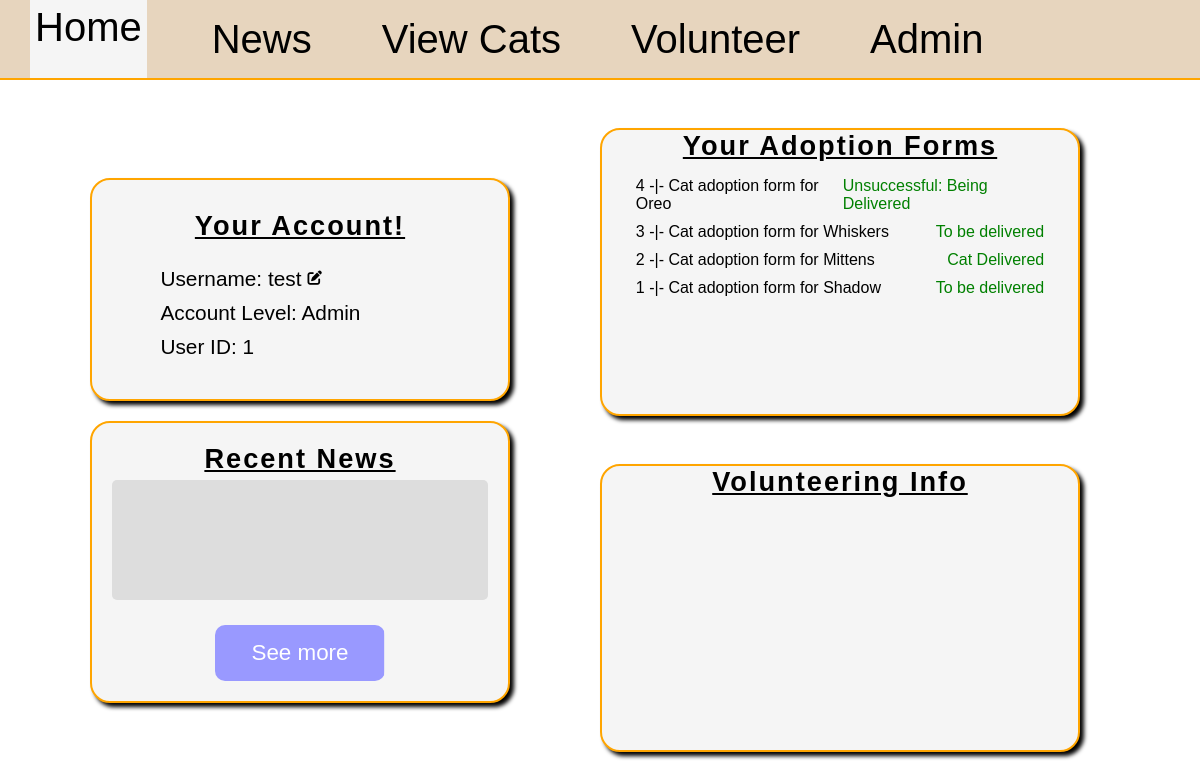
Page /home/1 on the earlier database version.
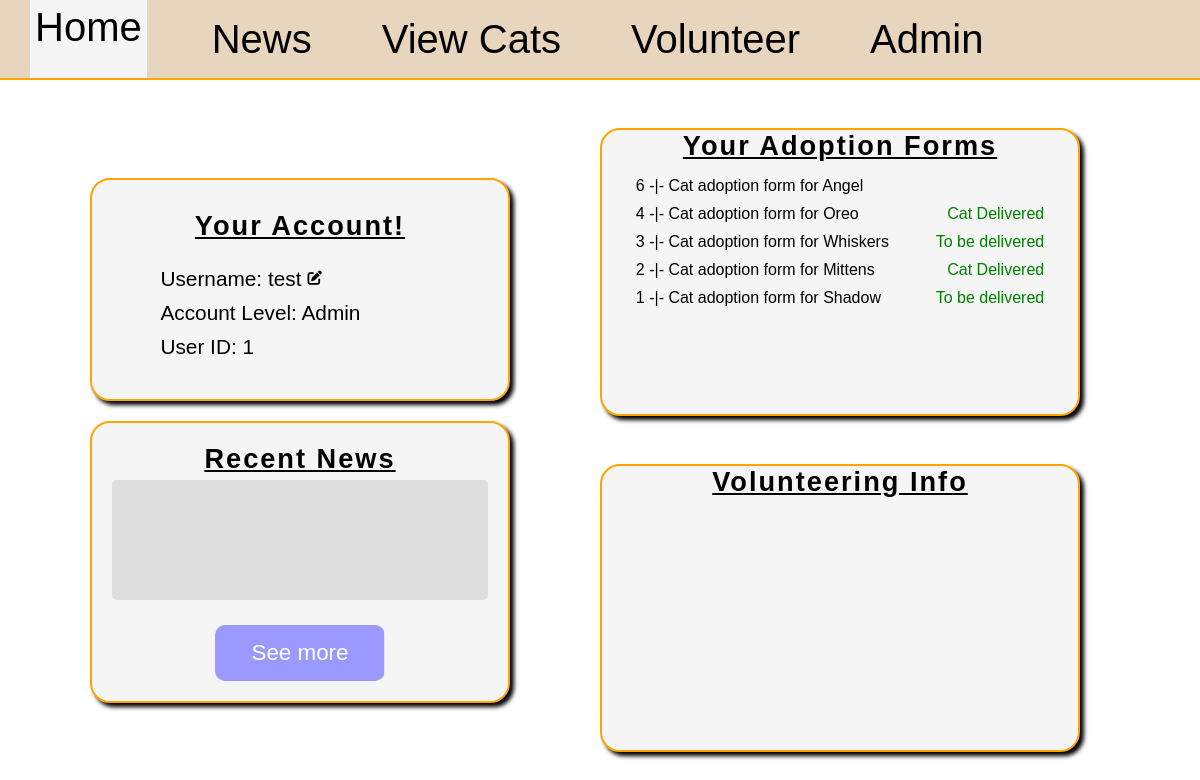
Same page on the later database version.
### db_management.py (models this page shows)
class AdoptionForm(db.Model):
	id = db.Column(db.Integer, primary_key=True)
	address = db.Column(db.String(30), nullable=False)
	other_pets = db.Column(db.Integer, nullable=False)
	reason = db.Column(db.String(100), nullable=False)
	cat_id = db.Column(db.Integer, db.ForeignKey('cat.id'), nullable=False)
	user_id = db.Column(db.Integer, db.ForeignKey('user.id'), nullable=False)
	review = db.relationship('AdoptionFormReview', backref='form', uselist=False)

class Cat(db.Model):
	id = db.Column(db.Integer, primary_key=True)
	name = db.Column(db.String(25), nullable=False)
	bio = db.Column(db.String(100), nullable=False)
	age = db.Column(db.Integer, nullable=False)
	gender = db.Column(db.String(1), nullable=False)
	image = db.Column(db.String(100))
	room = db.Column(db.String(2))
	adopted = db.Column(db.Boolean, nullable=False, default=False)
	forms = db.relationship('AdoptionForm', backref='cat', lazy=True)
	transport = db.relationship('CatTransport', backref='cat', lazy=True, uselist=False)

class AdoptionFormReview(db.Model):
	id = db.Column(db.Integer, primary_key=True)
	status = db.Column(db.String(30), nullable=False)
	reason = db.Column(db.String(30))
	form_id = db.Column(db.Integer, db.ForeignKey('adoption_form.id'), unique=True, nullable=False)

### main.py (the view)
@app.route('/home/<int:id>', methods=["GET", "POST"])
def home(id):
	user = User.query.filter(User.id==id).first()
	form = UsernameForm()
	newest_news = News.query.order_by(News.id.desc()).first()
	user_adoptions = AdoptionForm.query.filter(AdoptionForm.user_id==id).all()
	user_applications = VolunteerRequest.query.filter(VolunteerRequest.user_id==id).order_by(VolunteerRequest.user_id.desc()).all()
	if form.validate_on_submit():
		form_username = form.username.data
		found_user = User.query.filter(User.username==form_username).first()
		if found_user and form_username != user.username:
			form.username.data = user.username
			return render_template("home.html", applications=user_applications, user=user, form=form, error="exists", news=newest_news, asoptions=user_adoptions)
		else:
			user.username = form_username
			db.session.commit()
			return redirect(url_for("home", id=user.id))
	else:
		form.username.data = user.username
		return render_template("home.html", applications=user_applications, user=user, form=form, error="none", news=newest_news, adoptions=user_adoptions)

### templates/home.html (shortened to what this page needs)
{% extends "base.html" %}
{% block style %}
<link rel="stylesheet" href="{{ url_for('static', filename='home.css') }}">
<link rel="stylesheet" href="https://cdnjs.cloudflare.com/ajax/libs/font-awesome/6.5.0/css/all.min.css">
{% endblock %}
{% block content %}
<main>
	<section id="section-1">
	<div id="profile-div" class="page-div">
		<div id="details">
			<h2>Your Account!</h2>
			<p id="error" class="{{ error }}"></p>
			<div id="username-div">
				<p class="account-detail" id="username-show">Username: {{ user.username }}</p>
				<i class="fas fa-pen-to-square account-detail" id="edit"></i>
			</div>
			<p class="account-detail">Account Level: {{ user.level|capitalize }}</p>
			<p class="account-detail">User ID: {{ user.id }}</p>
		</div>
	</div>
	<div id="news-div" class="page-div">
		<h2>Recent News</h2>
		<div id="newest-news">
		</div>
		<a href="/news/{{ user.id }}" id="news-btn" class="page-link-btn">See more</a>
	</div>
	</section>
	<section id="section-2">
	<div id="adoptions-div" class="page-div">
		<h2>Your Adoption Forms</h2>
		<div id="user-adoptions">
			{% if adoptions %}
			{% for form in adoptions|reverse %}
			<div class="cat-form">
				<p class="form-link cat-adoption" id="{{ form.id }}">{{ form.id }} -|- Cat adoption form for {{ form.cat.name }}</p>
				{% if form.review %}
					{% if form.review.status=="Declined" %}
						<p class="denied">{{ form.review.status }}</p>
					{% else %}
						<p class="accepted">{{ form.review.status }}</p>
					{% endif %}
				{% endif %}
			</div>
			{% endfor %}
			{% else %}
			<p class="no-adoptions">Oh no! You don't have any adoption forms.</p>
			<p class="no-adoptions">Would you like to submit one?</p>
			<a href="/cats/{{ user.id}}" class="page-link-btn" id="adoption-btn">See cats</a>
			{% endif %}
		</div>
	</div>
	<div class="page-div" id="volunteer-div">
		<h2>Volunteering Info</h2>
	</div>
	</section>
</main>
{% endblock %}

Differences in the rows shown:
added AdoptionForm: id "6", cat.name "Angel"
changed through a linked row, AdoptionForm "Oreo": review.status "Unsuccessful: Being Delivered" → "Cat Delivered"
